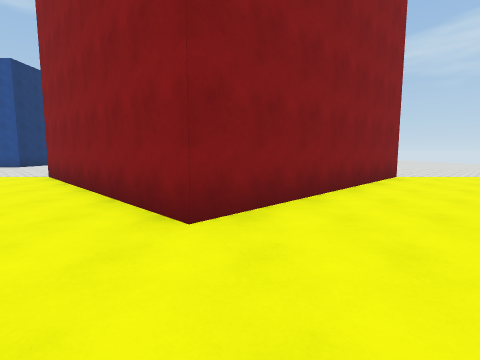
[1] (above)

13 first-person views from a walk through a Unity game level. The camera is 1.4 m above the floor, tilts 6° down and sees 85° across. The floor is counted in squares, 2 m on a side. Each view is taken from the middle of a square. On the plan, view 1 faces up. The plan holds only what a view shows up to about 9 squares ahead; the rest is blank. The place goes on beyond the plan. Surface patterns are stand-ins for the level's own textures.

[2]
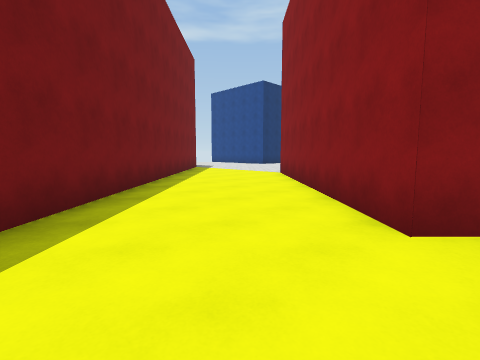

[3]
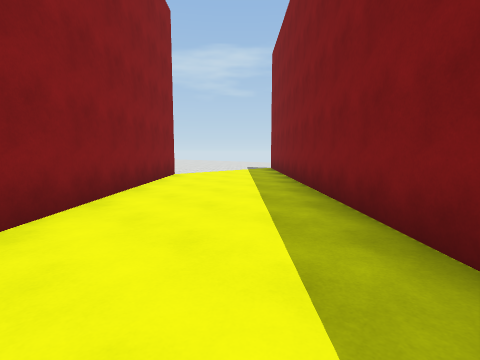

[4]
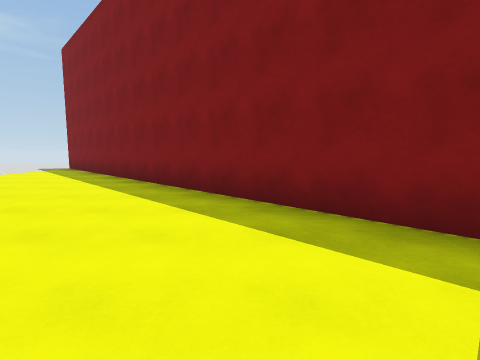

[5]
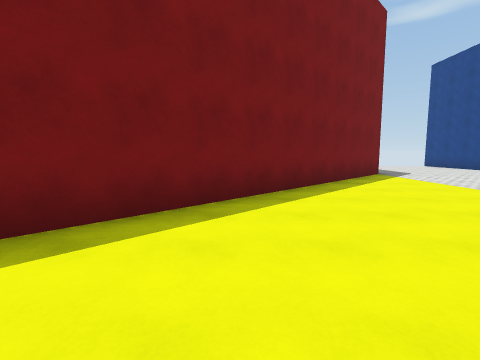

[6]
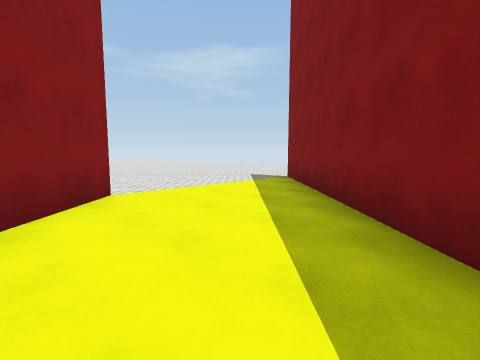

[7]
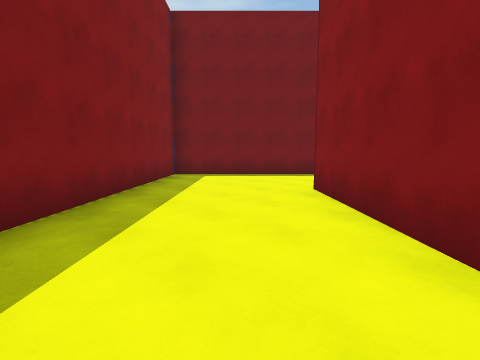

[8]
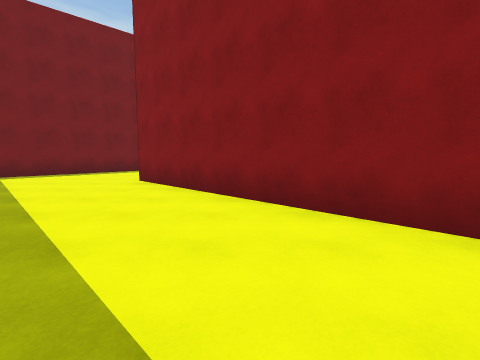

[9]
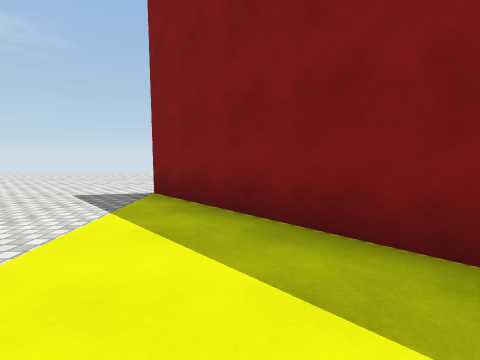

[10]
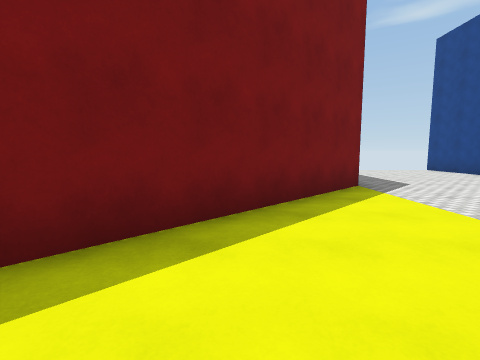

[11]
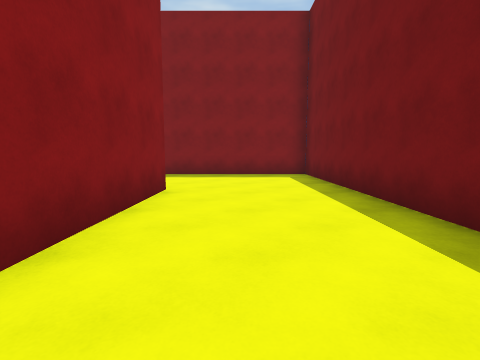

[12]
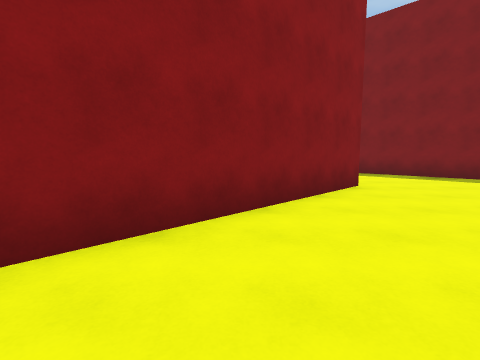

[13]
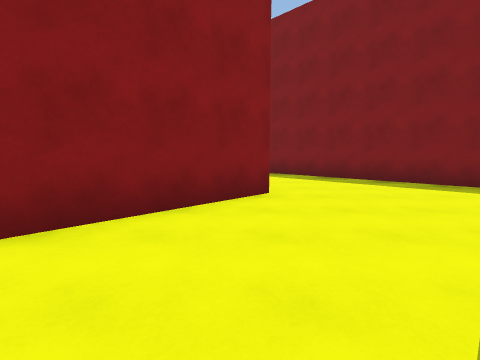

### Floor plan
Points are (right, up) in squares from view 1. A wall is a line through its corners. A room is listed if a view was taken in it or the views show most of it. See-through windows are left out.
Room 1 (views 1, 2, 3, 4, 5, 6, 7, 8, 9, 10, 11, 12, 13)
walls: (4.5, 7.5) (-0.5, 2.5) (-5.5, 7.5); (-10.5, 7.5) (-0.5, -2.5) (9.5, 7.5)

Where each view was taken, in squares from view 1:
view 1: 0 up, 0 right, facing up
view 2: 0 up, 0 right, facing up-left
view 3: 0 up, 0 right, facing up-right
view 4: 0 up, 2 left, facing right
view 5: 3 up, 2 left, facing left
view 6: 3 up, 3 right, facing up-right
view 7: 5 up, 4 right, facing down-left
view 8: 5 up, 6 right, facing left
view 9: 6 up, 5 right, facing right
view 10: 5 up, 5 left, facing left
view 11: 5 up, 5 left, facing down-right
view 12: 5 up, 6 left, facing right
view 13: 3 up, 5 left, facing right
